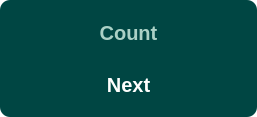
<?xml version="1.0" encoding="UTF-8"?>
<ui version="4.0">
 <class>StatusWindow</class>
 <widget class="QMainWindow" name="StatusWindow">
  <property name="geometry">
   <rect>
    <x>0</x>
    <y>0</y>
    <width>257</width>
    <height>117</height>
   </rect>
  </property>
  <property name="windowTitle">
   <string>MainWindow</string>
  </property>
  <property name="styleSheet">
   <string notr="true">QMainWindow {
            background-color: rgba(255, 255, 255, 220);
            border-radius: 15px;
        }</string>
  </property>
  <widget class="QWidget" name="centralwidget">
   <property name="styleSheet">
    <string notr="true">QWidget {
    background-color: #004643;
    border-radius: 10px;
}

QLabel {
	font-size: 20px;
	font-weight: bold;
}

QLabel#count {
    color: #abd1c6;
}

QLabel#next {
    color: #fffffe;;
}</string>
   </property>
   <layout class="QVBoxLayout" name="verticalLayout">
    <item>
     <widget class="QLabel" name="count">
      <property name="font">
       <font>
        <pointsize>-1</pointsize>
        <bold>true</bold>
       </font>
      </property>
      <property name="text">
       <string>Count</string>
      </property>
      <property name="alignment">
       <set>Qt::AlignmentFlag::AlignCenter</set>
      </property>
     </widget>
    </item>
    <item>
     <widget class="QLabel" name="next">
      <property name="font">
       <font>
        <pointsize>-1</pointsize>
        <bold>true</bold>
       </font>
      </property>
      <property name="text">
       <string>Next</string>
      </property>
      <property name="alignment">
       <set>Qt::AlignmentFlag::AlignCenter</set>
      </property>
     </widget>
    </item>
   </layout>
  </widget>
 </widget>
 <resources/>
 <connections/>
</ui>
